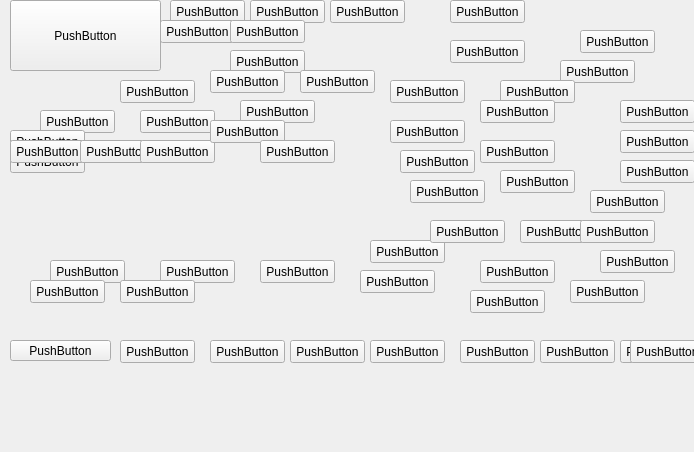
<?xml version="1.0" encoding="UTF-8"?>
<ui version="4.0">
 <class>MainWindow</class>
 <widget class="QMainWindow" name="MainWindow">
  <property name="geometry">
   <rect>
    <x>0</x>
    <y>0</y>
    <width>694</width>
    <height>452</height>
   </rect>
  </property>
  <property name="windowTitle">
   <string>MainWindow</string>
  </property>
  <widget class="QWidget" name="centralWidget">
   <widget class="QPushButton" name="pushButton">
    <property name="geometry">
     <rect>
      <x>10</x>
      <y>0</y>
      <width>151</width>
      <height>71</height>
     </rect>
    </property>
    <property name="text">
     <string>PushButton</string>
    </property>
   </widget>
   <widget class="QPushButton" name="pushButton_2">
    <property name="geometry">
     <rect>
      <x>170</x>
      <y>0</y>
      <width>75</width>
      <height>23</height>
     </rect>
    </property>
    <property name="text">
     <string>PushButton</string>
    </property>
   </widget>
   <widget class="QPushButton" name="pushButton_3">
    <property name="geometry">
     <rect>
      <x>250</x>
      <y>0</y>
      <width>75</width>
      <height>23</height>
     </rect>
    </property>
    <property name="text">
     <string>PushButton</string>
    </property>
   </widget>
   <widget class="QPushButton" name="pushButton_4">
    <property name="geometry">
     <rect>
      <x>330</x>
      <y>0</y>
      <width>75</width>
      <height>23</height>
     </rect>
    </property>
    <property name="text">
     <string>PushButton</string>
    </property>
   </widget>
   <widget class="QPushButton" name="pushButton_5">
    <property name="geometry">
     <rect>
      <x>160</x>
      <y>20</y>
      <width>75</width>
      <height>23</height>
     </rect>
    </property>
    <property name="text">
     <string>PushButton</string>
    </property>
   </widget>
   <widget class="QPushButton" name="pushButton_6">
    <property name="geometry">
     <rect>
      <x>230</x>
      <y>20</y>
      <width>75</width>
      <height>23</height>
     </rect>
    </property>
    <property name="text">
     <string>PushButton</string>
    </property>
   </widget>
   <widget class="QPushButton" name="pushButton_7">
    <property name="geometry">
     <rect>
      <x>40</x>
      <y>110</y>
      <width>75</width>
      <height>23</height>
     </rect>
    </property>
    <property name="text">
     <string>PushButton</string>
    </property>
   </widget>
   <widget class="QPushButton" name="pushButton_8">
    <property name="geometry">
     <rect>
      <x>140</x>
      <y>110</y>
      <width>75</width>
      <height>23</height>
     </rect>
    </property>
    <property name="text">
     <string>PushButton</string>
    </property>
   </widget>
   <widget class="QPushButton" name="pushButton_9">
    <property name="geometry">
     <rect>
      <x>240</x>
      <y>100</y>
      <width>75</width>
      <height>23</height>
     </rect>
    </property>
    <property name="text">
     <string>PushButton</string>
    </property>
   </widget>
   <widget class="QPushButton" name="pushButton_20">
    <property name="geometry">
     <rect>
      <x>50</x>
      <y>260</y>
      <width>75</width>
      <height>23</height>
     </rect>
    </property>
    <property name="text">
     <string>PushButton</string>
    </property>
   </widget>
   <widget class="QPushButton" name="pushButton_21">
    <property name="geometry">
     <rect>
      <x>160</x>
      <y>260</y>
      <width>75</width>
      <height>23</height>
     </rect>
    </property>
    <property name="text">
     <string>PushButton</string>
    </property>
   </widget>
   <widget class="QPushButton" name="pushButton_22">
    <property name="geometry">
     <rect>
      <x>260</x>
      <y>260</y>
      <width>75</width>
      <height>23</height>
     </rect>
    </property>
    <property name="text">
     <string>PushButton</string>
    </property>
   </widget>
   <widget class="QPushButton" name="pushButton_23">
    <property name="geometry">
     <rect>
      <x>30</x>
      <y>280</y>
      <width>75</width>
      <height>23</height>
     </rect>
    </property>
    <property name="text">
     <string>PushButton</string>
    </property>
   </widget>
   <widget class="QPushButton" name="pushButton_24">
    <property name="geometry">
     <rect>
      <x>120</x>
      <y>280</y>
      <width>75</width>
      <height>23</height>
     </rect>
    </property>
    <property name="text">
     <string>PushButton</string>
    </property>
   </widget>
   <widget class="QPushButton" name="pushButton_25">
    <property name="geometry">
     <rect>
      <x>480</x>
      <y>140</y>
      <width>75</width>
      <height>23</height>
     </rect>
    </property>
    <property name="text">
     <string>PushButton</string>
    </property>
   </widget>
   <widget class="QPushButton" name="pushButton_26">
    <property name="geometry">
     <rect>
      <x>520</x>
      <y>220</y>
      <width>75</width>
      <height>23</height>
     </rect>
    </property>
    <property name="text">
     <string>PushButton</string>
    </property>
   </widget>
   <widget class="QPushButton" name="pushButton_27">
    <property name="geometry">
     <rect>
      <x>10</x>
      <y>340</y>
      <width>101</width>
      <height>21</height>
     </rect>
    </property>
    <property name="text">
     <string>PushButton</string>
    </property>
   </widget>
   <widget class="QPushButton" name="pushButton_28">
    <property name="geometry">
     <rect>
      <x>120</x>
      <y>340</y>
      <width>75</width>
      <height>23</height>
     </rect>
    </property>
    <property name="text">
     <string>PushButton</string>
    </property>
   </widget>
   <widget class="QPushButton" name="pushButton_29">
    <property name="geometry">
     <rect>
      <x>210</x>
      <y>340</y>
      <width>75</width>
      <height>23</height>
     </rect>
    </property>
    <property name="text">
     <string>PushButton</string>
    </property>
   </widget>
   <widget class="QPushButton" name="pushButton_30">
    <property name="geometry">
     <rect>
      <x>290</x>
      <y>340</y>
      <width>75</width>
      <height>23</height>
     </rect>
    </property>
    <property name="text">
     <string>PushButton</string>
    </property>
   </widget>
   <widget class="QPushButton" name="pushButton_31">
    <property name="geometry">
     <rect>
      <x>370</x>
      <y>340</y>
      <width>75</width>
      <height>23</height>
     </rect>
    </property>
    <property name="text">
     <string>PushButton</string>
    </property>
   </widget>
   <widget class="QPushButton" name="pushButton_32">
    <property name="geometry">
     <rect>
      <x>460</x>
      <y>340</y>
      <width>75</width>
      <height>23</height>
     </rect>
    </property>
    <property name="text">
     <string>PushButton</string>
    </property>
   </widget>
   <widget class="QPushButton" name="pushButton_33">
    <property name="geometry">
     <rect>
      <x>540</x>
      <y>340</y>
      <width>75</width>
      <height>23</height>
     </rect>
    </property>
    <property name="text">
     <string>PushButton</string>
    </property>
   </widget>
   <widget class="QPushButton" name="pushButton_34">
    <property name="geometry">
     <rect>
      <x>620</x>
      <y>340</y>
      <width>75</width>
      <height>23</height>
     </rect>
    </property>
    <property name="text">
     <string>PushButton</string>
    </property>
   </widget>
   <widget class="QPushButton" name="pushButton_35">
    <property name="geometry">
     <rect>
      <x>630</x>
      <y>340</y>
      <width>75</width>
      <height>23</height>
     </rect>
    </property>
    <property name="text">
     <string>PushButton</string>
    </property>
   </widget>
   <widget class="QPushButton" name="pushButton_36">
    <property name="geometry">
     <rect>
      <x>620</x>
      <y>100</y>
      <width>75</width>
      <height>23</height>
     </rect>
    </property>
    <property name="text">
     <string>PushButton</string>
    </property>
   </widget>
   <widget class="QPushButton" name="pushButton_37">
    <property name="geometry">
     <rect>
      <x>620</x>
      <y>130</y>
      <width>75</width>
      <height>23</height>
     </rect>
    </property>
    <property name="text">
     <string>PushButton</string>
    </property>
   </widget>
   <widget class="QPushButton" name="pushButton_38">
    <property name="geometry">
     <rect>
      <x>620</x>
      <y>160</y>
      <width>75</width>
      <height>23</height>
     </rect>
    </property>
    <property name="text">
     <string>PushButton</string>
    </property>
   </widget>
   <widget class="QPushButton" name="pushButton_39">
    <property name="geometry">
     <rect>
      <x>590</x>
      <y>190</y>
      <width>75</width>
      <height>23</height>
     </rect>
    </property>
    <property name="text">
     <string>PushButton</string>
    </property>
   </widget>
   <widget class="QPushButton" name="pushButton_40">
    <property name="geometry">
     <rect>
      <x>580</x>
      <y>220</y>
      <width>75</width>
      <height>23</height>
     </rect>
    </property>
    <property name="text">
     <string>PushButton</string>
    </property>
   </widget>
   <widget class="QPushButton" name="pushButton_41">
    <property name="geometry">
     <rect>
      <x>600</x>
      <y>250</y>
      <width>75</width>
      <height>23</height>
     </rect>
    </property>
    <property name="text">
     <string>PushButton</string>
    </property>
   </widget>
   <widget class="QPushButton" name="pushButton_42">
    <property name="geometry">
     <rect>
      <x>390</x>
      <y>120</y>
      <width>75</width>
      <height>23</height>
     </rect>
    </property>
    <property name="text">
     <string>PushButton</string>
    </property>
   </widget>
   <widget class="QPushButton" name="pushButton_43">
    <property name="geometry">
     <rect>
      <x>400</x>
      <y>150</y>
      <width>75</width>
      <height>23</height>
     </rect>
    </property>
    <property name="text">
     <string>PushButton</string>
    </property>
   </widget>
   <widget class="QPushButton" name="pushButton_44">
    <property name="geometry">
     <rect>
      <x>410</x>
      <y>180</y>
      <width>75</width>
      <height>23</height>
     </rect>
    </property>
    <property name="text">
     <string>PushButton</string>
    </property>
   </widget>
   <widget class="QPushButton" name="pushButton_45">
    <property name="geometry">
     <rect>
      <x>430</x>
      <y>220</y>
      <width>75</width>
      <height>23</height>
     </rect>
    </property>
    <property name="text">
     <string>PushButton</string>
    </property>
   </widget>
   <widget class="QPushButton" name="pushButton_46">
    <property name="geometry">
     <rect>
      <x>370</x>
      <y>240</y>
      <width>75</width>
      <height>23</height>
     </rect>
    </property>
    <property name="text">
     <string>PushButton</string>
    </property>
   </widget>
   <widget class="QPushButton" name="pushButton_47">
    <property name="geometry">
     <rect>
      <x>480</x>
      <y>260</y>
      <width>75</width>
      <height>23</height>
     </rect>
    </property>
    <property name="text">
     <string>PushButton</string>
    </property>
   </widget>
   <widget class="QPushButton" name="pushButton_48">
    <property name="geometry">
     <rect>
      <x>360</x>
      <y>270</y>
      <width>75</width>
      <height>23</height>
     </rect>
    </property>
    <property name="text">
     <string>PushButton</string>
    </property>
   </widget>
   <widget class="QPushButton" name="pushButton_49">
    <property name="geometry">
     <rect>
      <x>260</x>
      <y>140</y>
      <width>75</width>
      <height>23</height>
     </rect>
    </property>
    <property name="text">
     <string>PushButton</string>
    </property>
   </widget>
   <widget class="QPushButton" name="pushButton_50">
    <property name="geometry">
     <rect>
      <x>470</x>
      <y>290</y>
      <width>75</width>
      <height>23</height>
     </rect>
    </property>
    <property name="text">
     <string>PushButton</string>
    </property>
   </widget>
   <widget class="QPushButton" name="pushButton_51">
    <property name="geometry">
     <rect>
      <x>570</x>
      <y>280</y>
      <width>75</width>
      <height>23</height>
     </rect>
    </property>
    <property name="text">
     <string>PushButton</string>
    </property>
   </widget>
   <widget class="QPushButton" name="pushButton_52">
    <property name="geometry">
     <rect>
      <x>500</x>
      <y>170</y>
      <width>75</width>
      <height>23</height>
     </rect>
    </property>
    <property name="text">
     <string>PushButton</string>
    </property>
   </widget>
   <widget class="QPushButton" name="pushButton_53">
    <property name="geometry">
     <rect>
      <x>10</x>
      <y>130</y>
      <width>75</width>
      <height>23</height>
     </rect>
    </property>
    <property name="text">
     <string>PushButton</string>
    </property>
   </widget>
   <widget class="QPushButton" name="pushButton_54">
    <property name="geometry">
     <rect>
      <x>10</x>
      <y>140</y>
      <width>75</width>
      <height>23</height>
     </rect>
    </property>
    <property name="text">
     <string>PushButton</string>
    </property>
   </widget>
   <widget class="QPushButton" name="pushButton_55">
    <property name="geometry">
     <rect>
      <x>20</x>
      <y>140</y>
      <width>75</width>
      <height>23</height>
     </rect>
    </property>
    <property name="text">
     <string>PushButton</string>
    </property>
   </widget>
   <widget class="QPushButton" name="pushButton_56">
    <property name="geometry">
     <rect>
      <x>10</x>
      <y>150</y>
      <width>75</width>
      <height>23</height>
     </rect>
    </property>
    <property name="text">
     <string>PushButton</string>
    </property>
   </widget>
   <widget class="QPushButton" name="pushButton_57">
    <property name="geometry">
     <rect>
      <x>30</x>
      <y>140</y>
      <width>75</width>
      <height>23</height>
     </rect>
    </property>
    <property name="text">
     <string>PushButton</string>
    </property>
   </widget>
   <widget class="QPushButton" name="pushButton_58">
    <property name="geometry">
     <rect>
      <x>10</x>
      <y>140</y>
      <width>75</width>
      <height>23</height>
     </rect>
    </property>
    <property name="text">
     <string>PushButton</string>
    </property>
   </widget>
   <widget class="QPushButton" name="pushButton_59">
    <property name="geometry">
     <rect>
      <x>80</x>
      <y>140</y>
      <width>75</width>
      <height>23</height>
     </rect>
    </property>
    <property name="text">
     <string>PushButton</string>
    </property>
   </widget>
   <widget class="QPushButton" name="pushButton_60">
    <property name="geometry">
     <rect>
      <x>140</x>
      <y>140</y>
      <width>75</width>
      <height>23</height>
     </rect>
    </property>
    <property name="text">
     <string>PushButton</string>
    </property>
   </widget>
   <widget class="QPushButton" name="pushButton_61">
    <property name="geometry">
     <rect>
      <x>210</x>
      <y>120</y>
      <width>75</width>
      <height>23</height>
     </rect>
    </property>
    <property name="text">
     <string>PushButton</string>
    </property>
   </widget>
   <widget class="QPushButton" name="pushButton_62">
    <property name="geometry">
     <rect>
      <x>450</x>
      <y>0</y>
      <width>75</width>
      <height>23</height>
     </rect>
    </property>
    <property name="text">
     <string>PushButton</string>
    </property>
   </widget>
   <widget class="QPushButton" name="pushButton_63">
    <property name="geometry">
     <rect>
      <x>450</x>
      <y>40</y>
      <width>75</width>
      <height>23</height>
     </rect>
    </property>
    <property name="text">
     <string>PushButton</string>
    </property>
   </widget>
   <widget class="QPushButton" name="pushButton_64">
    <property name="geometry">
     <rect>
      <x>580</x>
      <y>30</y>
      <width>75</width>
      <height>23</height>
     </rect>
    </property>
    <property name="text">
     <string>PushButton</string>
    </property>
   </widget>
   <widget class="QPushButton" name="pushButton_65">
    <property name="geometry">
     <rect>
      <x>560</x>
      <y>60</y>
      <width>75</width>
      <height>23</height>
     </rect>
    </property>
    <property name="text">
     <string>PushButton</string>
    </property>
   </widget>
   <widget class="QPushButton" name="pushButton_66">
    <property name="geometry">
     <rect>
      <x>390</x>
      <y>80</y>
      <width>75</width>
      <height>23</height>
     </rect>
    </property>
    <property name="text">
     <string>PushButton</string>
    </property>
   </widget>
   <widget class="QPushButton" name="pushButton_67">
    <property name="geometry">
     <rect>
      <x>500</x>
      <y>80</y>
      <width>75</width>
      <height>23</height>
     </rect>
    </property>
    <property name="text">
     <string>PushButton</string>
    </property>
   </widget>
   <widget class="QPushButton" name="pushButton_68">
    <property name="geometry">
     <rect>
      <x>480</x>
      <y>100</y>
      <width>75</width>
      <height>23</height>
     </rect>
    </property>
    <property name="text">
     <string>PushButton</string>
    </property>
   </widget>
   <widget class="QPushButton" name="pushButton_69">
    <property name="geometry">
     <rect>
      <x>300</x>
      <y>70</y>
      <width>75</width>
      <height>23</height>
     </rect>
    </property>
    <property name="text">
     <string>PushButton</string>
    </property>
   </widget>
   <widget class="QPushButton" name="pushButton_70">
    <property name="geometry">
     <rect>
      <x>210</x>
      <y>70</y>
      <width>75</width>
      <height>23</height>
     </rect>
    </property>
    <property name="text">
     <string>PushButton</string>
    </property>
   </widget>
   <widget class="QPushButton" name="pushButton_71">
    <property name="geometry">
     <rect>
      <x>120</x>
      <y>80</y>
      <width>75</width>
      <height>23</height>
     </rect>
    </property>
    <property name="text">
     <string>PushButton</string>
    </property>
   </widget>
   <widget class="QPushButton" name="pushButton_72">
    <property name="geometry">
     <rect>
      <x>230</x>
      <y>50</y>
      <width>75</width>
      <height>23</height>
     </rect>
    </property>
    <property name="text">
     <string>PushButton</string>
    </property>
   </widget>
   <zorder>pushButton_25</zorder>
   <zorder>pushButton_8</zorder>
   <zorder>pushButton_7</zorder>
   <zorder>pushButton_2</zorder>
   <zorder>pushButton_3</zorder>
   <zorder>pushButton_4</zorder>
   <zorder>pushButton_5</zorder>
   <zorder>pushButton_6</zorder>
   <zorder>pushButton_9</zorder>
   <zorder>pushButton_20</zorder>
   <zorder>pushButton_22</zorder>
   <zorder>pushButton_21</zorder>
   <zorder>pushButton_23</zorder>
   <zorder>pushButton_24</zorder>
   <zorder>pushButton_53</zorder>
   <zorder>pushButton_54</zorder>
   <zorder>pushButton_55</zorder>
   <zorder>pushButton_56</zorder>
   <zorder>pushButton_57</zorder>
   <zorder>pushButton_58</zorder>
   <zorder>pushButton_59</zorder>
   <zorder>pushButton_60</zorder>
   <zorder>pushButton_61</zorder>
   <zorder>pushButton_62</zorder>
   <zorder>pushButton_63</zorder>
   <zorder>pushButton_64</zorder>
   <zorder>pushButton_65</zorder>
   <zorder>pushButton_66</zorder>
   <zorder>pushButton_67</zorder>
   <zorder>pushButton_72</zorder>
   <zorder>pushButton_68</zorder>
   <zorder>pushButton_69</zorder>
   <zorder>pushButton_70</zorder>
   <zorder>pushButton_71</zorder>
   <zorder>pushButton_26</zorder>
   <zorder>pushButton_27</zorder>
   <zorder>pushButton_28</zorder>
   <zorder>pushButton_29</zorder>
   <zorder>pushButton_30</zorder>
   <zorder>pushButton_31</zorder>
   <zorder>pushButton_32</zorder>
   <zorder>pushButton_34</zorder>
   <zorder>pushButton_36</zorder>
   <zorder>pushButton_33</zorder>
   <zorder>pushButton_35</zorder>
   <zorder>pushButton_39</zorder>
   <zorder>pushButton_37</zorder>
   <zorder>pushButton_38</zorder>
   <zorder>pushButton_44</zorder>
   <zorder>pushButton_47</zorder>
   <zorder>pushButton_49</zorder>
   <zorder>pushButton_43</zorder>
   <zorder>pushButton_48</zorder>
   <zorder>pushButton_41</zorder>
   <zorder>pushButton_40</zorder>
   <zorder>pushButton_46</zorder>
   <zorder>pushButton_45</zorder>
   <zorder>pushButton_42</zorder>
   <zorder>pushButton_50</zorder>
   <zorder>pushButton_52</zorder>
   <zorder>pushButton_51</zorder>
   <zorder>pushButton</zorder>
  </widget>
  <widget class="QMenuBar" name="menuBar">
   <property name="geometry">
    <rect>
     <x>0</x>
     <y>0</y>
     <width>694</width>
     <height>21</height>
    </rect>
   </property>
  </widget>
 </widget>
 <layoutdefault spacing="6" margin="11"/>
 <resources/>
 <connections/>
</ui>
